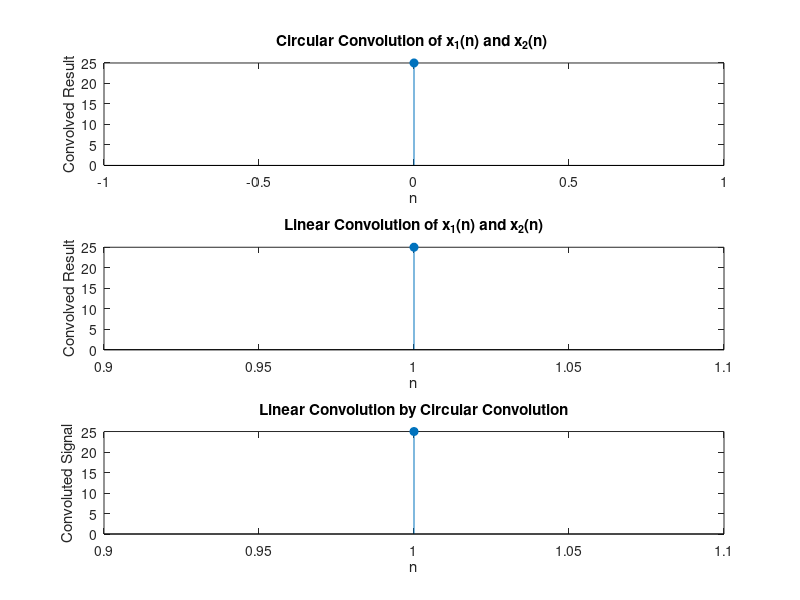

Source code (MATLAB):
clc;
clear all;
close all;

x1=input('Enter the first sequence within []:');
%[1,2,3,4]
n1=length(x1);
x2=input('Enter the second sequence within []:');
%[1,-1,2,1]
n2=length(x2);

%for circular pading ass zeros to maximum of lengths
if n1>n2
for i=n2+1:n1
x2(i)=0;
end
else
for i=n1+1:n2
x1(i)=0;
end
end

% calculate of new lengths
n=length(x1);

%calculation of circular convolution using graphical method
z=0;
for u=0:n-1
z(u+1)=0;
for p=0:n-1
z(u+1)= z(u+1)+((x1(p+1))*(x2(mod(u-p,n)+1)));
end
end
disp('The result of Circular Convolution using Graphical Method is ')
z

%calculation of circular convolution by using command
disp('The result of Circular Convolution using cconv Command is ')
z_c=cconv(x1,x2)

n_c=0:1:n-1;
subplot(3,1,1);stem(n_c,z,'filled');
title('Circular Convolution of x_1(n) and x_2(n) ')
xlabel('n');
ylabel('Convolved Result')

%calculation of linear convolution using command
disp('The result of Linear Convoluion is ')
z_1=conv(x1,x2);
disp(z_1)

n_1=1:1:length(z_1);
subplot(3,1,2);stem(n_1,z_1,'filled');
title('Linear Convolution of x_1(n) and x_2(n)')
xlabel('n');
ylabel('Convolved Result');
%calculation of linear convolution using circular convolution

xpad=[x1 zeros(1,n1+n2-length(x1))];
ypad=[x2 zeros(1,n1+n2-length(x2))];

ccirc=ifft(fft(xpad).*fft(ypad));
subplot(3,1,3);
stem(ccirc(1:n1+n2-1),'filled')
title('Linear Convolution by Circular Convolution')
xlabel('n');
ylabel('Convoluted Signal');